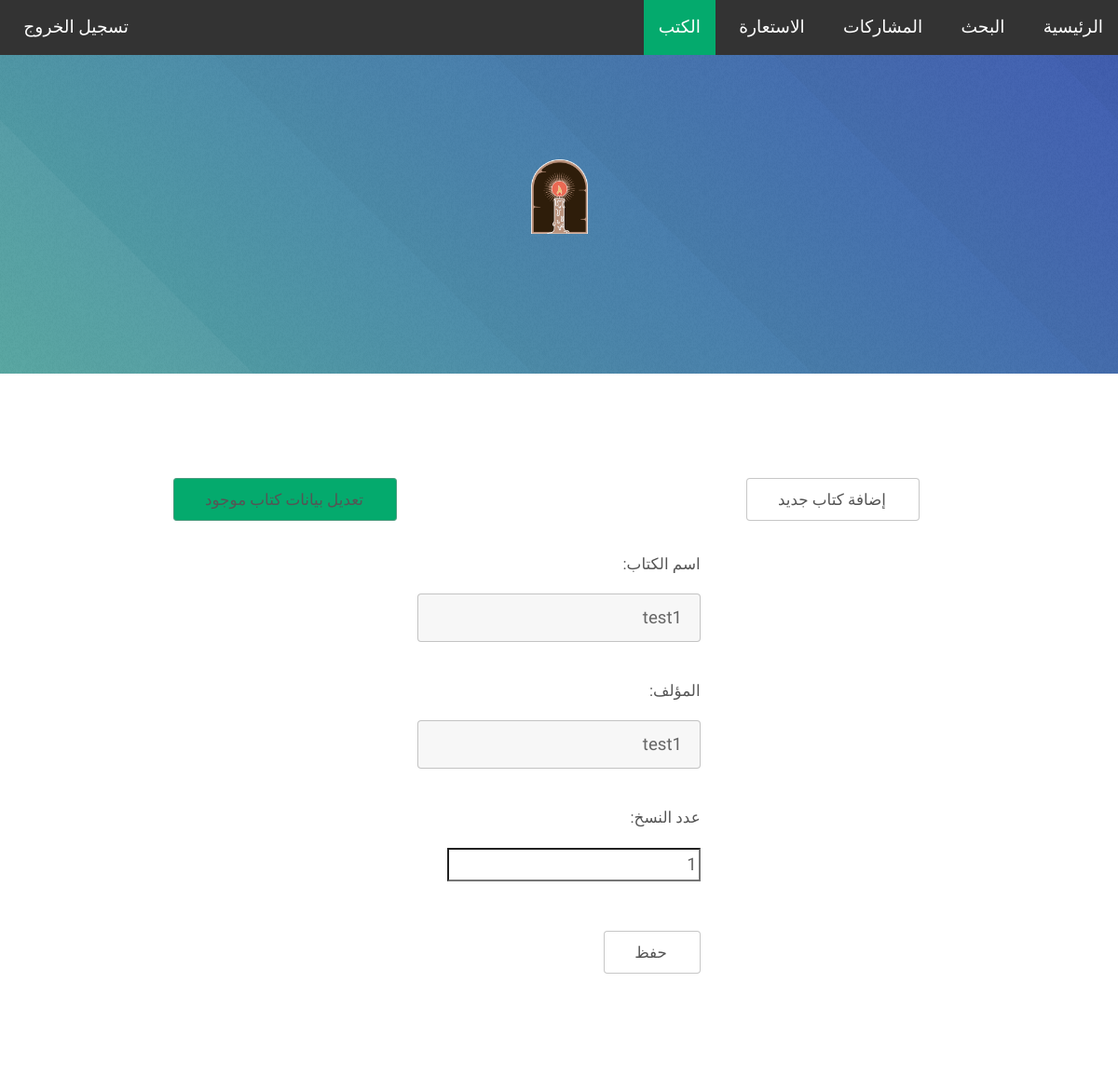
/books/edit-book/2653/ (signed in), run on an earlier commit of the app's database.
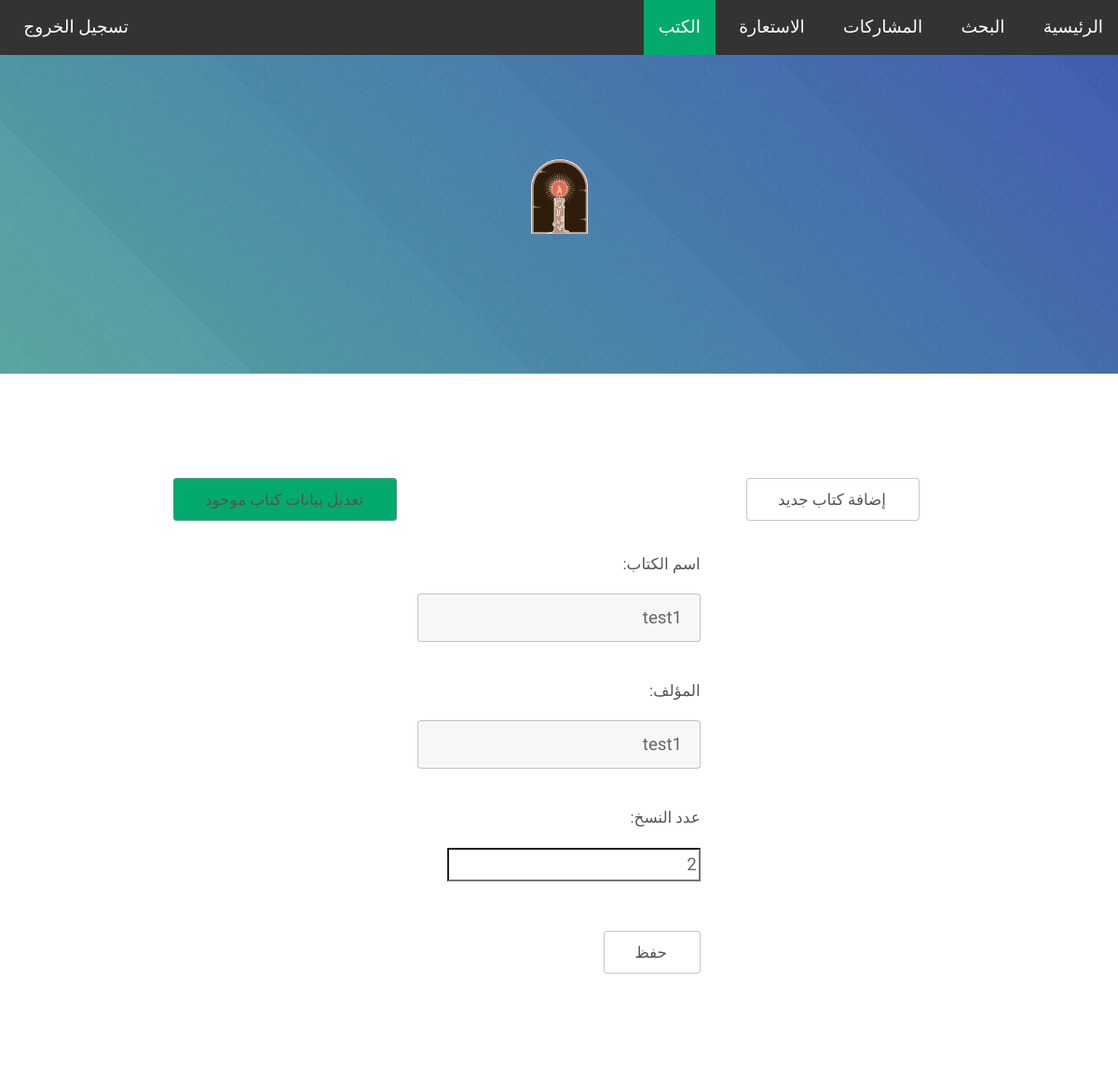
And on a later commit of the database.
### books/models.py (models this page shows, shortened)
class Book(models.Model):
    MIX = 200
    FAMILY = 300
    YOUTH = 400
    SERVICE = 500
    SPIRITUAL = 600
    HISTORY = 700
    RITUAL = 800
    CREED = 900
    BIBLE = 1000
    ENCYCLOPEDIAS = 2000
    VOLUMES = 3000
    CHOICES = (
        (MIX, 'منوعات'),
        (FAMILY, 'الأسرة'),
        (YOUTH, 'الشباب'),
        (SERVICE, 'الخدمة'),
        (SPIRITUAL, 'اللاهوت الروحي'),
        (HISTORY, 'تاريخ الكنيسة وسير الآباء'),
        (RITUAL, 'اللاهوت الطقسي'),
        (CREED, 'اللاهوت العقائدي'),
        (BIBLE, 'الكتاب المقدس'),
        (ENCYCLOPEDIAS, 'الموسوعات'),
        (VOLUMES, 'المجلدات'),
    )
    category = models.IntegerField(default=MIX, choices=CHOICES, verbose_name='الرقم العام')
    code = models.IntegerField(verbose_name='الرقم الخاص')
    name = models.CharField(max_length=150, verbose_name='اسم الكتاب')
    author = models.CharField(max_length=150, verbose_name='المؤلف')
    copies = models.IntegerField(default=1, verbose_name='عدد النسخ')
    available = models.BooleanField(default=True, verbose_name='متاح')
    class Meta:
        constraints = [
            models.UniqueConstraint(fields=['category', 'code'], name='unique_category_code')
        ]

### books/views.py (the view, shortened to what this page needs)
# urls.py: path('books/edit-book/<int:pk>/', views.edit_book_details, name='edit-book-details'),
@login_required(login_url='/admin/login/')
def edit_book_details(request, pk=2653):
    book = Book.objects.get(pk=pk)
    form = BookUpdateForm(instance=book)
    error = False
    return render(request, 'books/book_edit.html', {'form': form, 'error': error})

### books/forms.py
class BookUpdateForm(forms.ModelForm):
    class Meta:
        model = Book
        exclude = ['category', 'code', 'available']

### books/templates/books/book_edit.html (shortened to what this page needs)
{% extends 'books/search.html' %}
{% block search %}
<div class="container">
    <div class="row gtr-150">
        <div class="col-6 col-12-medium" style="display: flex; justify-content: center;">
            <a class="button" href="{% url 'books:create-book' %}">إضافة كتاب جديد</a>
        </div>
        <div class="col-6 col-12-medium" style="display: flex; justify-content: center;">
            <a class="button active" href="{% url 'books:edit-book' %}">تعديل بيانات كتاب موجود</a>
        </div>
    </div>
</div>
<br/>
{% block content %}
<div class="container">
    <div class="row" style="display: flex; justify-content: center;">
        <form method="post">{% csrf_token %}
            {% if not form %}
            <label for="category">اكتب الرقم العام للكتاب:</label>
            <input name="category" type="number" min="200" placeholder="الرقم العام">
            <label for="code">اكتب الرقم الخاص للكتاب:</label>
            <input name="code" type="number" min="1" placeholder="الرقم الخاص">
            <br>
            <input type="submit" value="إدخال" style="margin-top: 15px;">
            {% else %}
            {{ form.as_p }}
            <input type="submit" value="حفظ" style="margin-top: 15px;">
            {% endif %}
        </form>
    </div>
</div>
{% endblock %}
{% endblock %}
{% block active %}
<li><a class="anav" href="{% url 'books:index' %}">الرئيسية</a></li>
<li><a class="anav" href="{% url 'books:search' %}">البحث</a></li>
<li><a class="anav" href="{% url 'posts:posts' %}">المشاركات</a></li>
<li><a class="anav" href="{% url 'books:create-borrower' %}">الاستعارة</a></li>
<li><a class="active anav" href="{% url 'books:create-book' %}">الكتب</a></li>
{% endblock %}

### books/templates/books/search.html (shortened to what this page needs)
{% extends 'books/index.html' %}
{% load static %}

### books/templates/books/index.html (shortened to what this page needs)
<!DOCTYPE HTML>
<html dir="rtl" style="overflow-x: hidden;">
{% load static %}
<head>
	<link rel="stylesheet" href="{% static 'css/main.css' %}" />
</head>
<body class="is-preload" style="overflow-x: hidden; background-color: white;">
	{% block navbar %}
	<ul class="ulnav">
		{% block active %}{% endblock %}
		{% if user.is_authenticated %}
		<li style="float:left"><a class="anav" href="{% url 'admin:logout' %}">تسجيل الخروج</a></li>
		{% endif %}
	</ul>
	{% endblock %}
	<section id="header">
		<div class="inner">
			<a href="{% url 'books:index' %}"><span class="icon solid major"><img src="{% static 'images/LOGO 3.png' %}"
						height="80px" width="61px"></span></a>
		</div>
	</section>
	<section id="one" class="main style1">
		{% block search %}{% endblock %}
	</section>
</body>
</html>

What changed in the data, as far as the page shows it:
changed Book "test1": copies "1" → "2"
